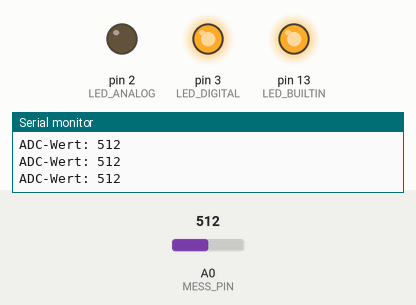
Bench run of a sketch on a simulated Arduino Nano, built with avr-gcc and run on an emulated ATmega328P. Parts: output pins drawn as LEDs (lit = HIGH), the last lines printed to the serial monitor. Inputs (shaded band) come from the test bench; at power-on: A0 (MESS_PIN) = 512.

Above: at 1.2 s.
1.3 s: A0 (MESS_PIN) set to 213
2.8 s: A0 (MESS_PIN) set to 188
At 4.2 s:
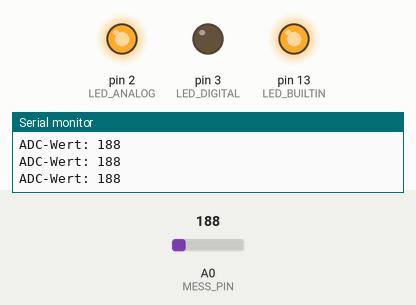
4.5 s: A0 (MESS_PIN) set to 1023
At 5.6 s:
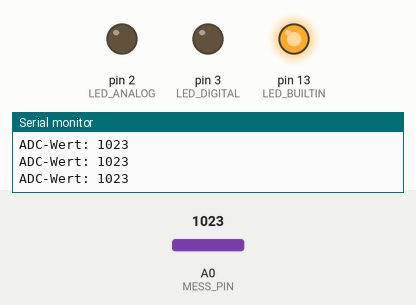
6.0 s: A0 (MESS_PIN) set to 966
7.5 s: A0 (MESS_PIN) set to 944
At 8.1 s:
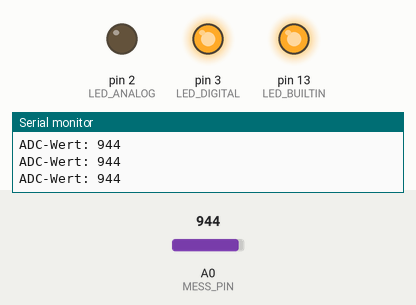
9.0 s: A0 (MESS_PIN) set to 122
At 9.3 s:
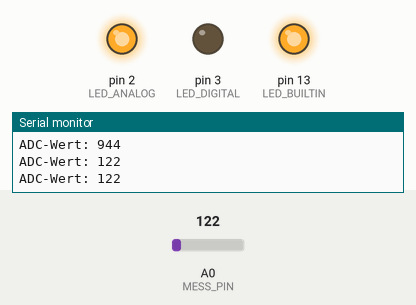
Timing chart, 0 to 11.5 s (numbered marks = the images above; inputs shaded):
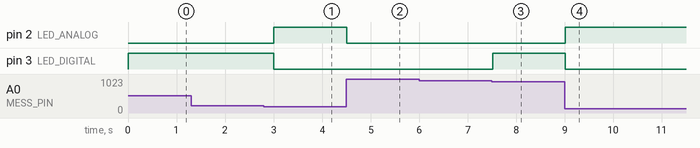

The sketch:

MoBa_Detect_Digital.ino
```cpp
/*

  Erkennung ob ein Modell (Lok) digitalisiert ist
  Beide LEDs aus: Gleis leer
  rot leuchtet:  Anlalog
  grün leuchtet: Digital

  [D2] ────[ 2 kΩ ]────(>|)────[GND]   (Rote LED: Analog)
                       Anode Kathode
                      (lang) (kurz)

  [D3] ────[ 2 kΩ ]────(>|)────[GND]   (Grüne LED: Digital)
                       Anode Kathode
                      (lang) (kurz)

  [5V] ────[ 10 kΩ ]────┬──── Gleisanschluss 1 (Schiene A)
                        │
                       [A0]  (Misst die Spannung am Gleis)

  [GND] ────────────────┴──── Gleisanschluss 2 (Schiene B)

 */

const int MESS_PIN    = A0;
const int LED_ANALOG  = 2; // Rot
const int LED_DIGITAL = 3; // Grün

// Variable Schwelle: Passe diesen Wert an, basierend auf dem,
// was der Serielle Monitor bei deiner analogen Lok anzeigt!
const int GRENZE_ANALOG = 200; // Erst mal höher angesetzt (ca. 1V)
const int GRENZE_LEER   = 950; // Ab hier gilt das Gleis als leer

void setup() {
  pinMode(LED_BUILTIN, OUTPUT);
  pinMode(LED_ANALOG, OUTPUT);
  pinMode(LED_DIGITAL, OUTPUT);

  digitalWrite(LED_BUILTIN, HIGH);

  Serial.begin(115200);
}

void loop() {
  int wert = analogRead(MESS_PIN);

  // Wert permanent ausgeben, damit du die Schwellen perfekt einstellen kannst
  Serial.print("ADC-Wert: ");
  Serial.println(wert);

  if (wert > GRENZE_LEER) {
    // Gleis ist leer (~5V) -> Beide LEDs aus
    digitalWrite(LED_ANALOG, LOW);
    digitalWrite(LED_DIGITAL, LOW);
  }
  else if (wert < GRENZE_ANALOG) {
    // Wert liegt unter der Schwelle -> Analoger Motor -> ROTE LED
    digitalWrite(LED_ANALOG, HIGH);
    digitalWrite(LED_DIGITAL, LOW);
  }
  else {
    // Wert liegt zwischen analoger Schwelle und Leerlauf -> Decoder -> GRÜNE LED
    digitalWrite(LED_ANALOG, LOW);
    digitalWrite(LED_DIGITAL, HIGH);
  }

  delay(250); // Etwas verlangsamt, damit man im Monitor gut mitlesen kann
}
```

Measured:
- the behaviour switches between 200 and 199 on A0 (MESS_PIN) (found by bisection; images 0 and 1)
- the behaviour switches between 951 and 950 on A0 (MESS_PIN) (found by bisection; images 2 and 3)
- after the input at 2.8 s, pin 2 (LED_ANALOG): LOW → HIGH after 0.21 s; pin 3 (LED_DIGITAL): HIGH → LOW after 0.21 s
- after the input at 4.5 s, pin 2 (LED_ANALOG): HIGH → LOW at once
- after the input at 7.5 s, pin 3 (LED_DIGITAL): LOW → HIGH at once
- after the input at 9.0 s, pin 2 (LED_ANALOG): LOW → HIGH at once; pin 3 (LED_DIGITAL): HIGH → LOW at once
